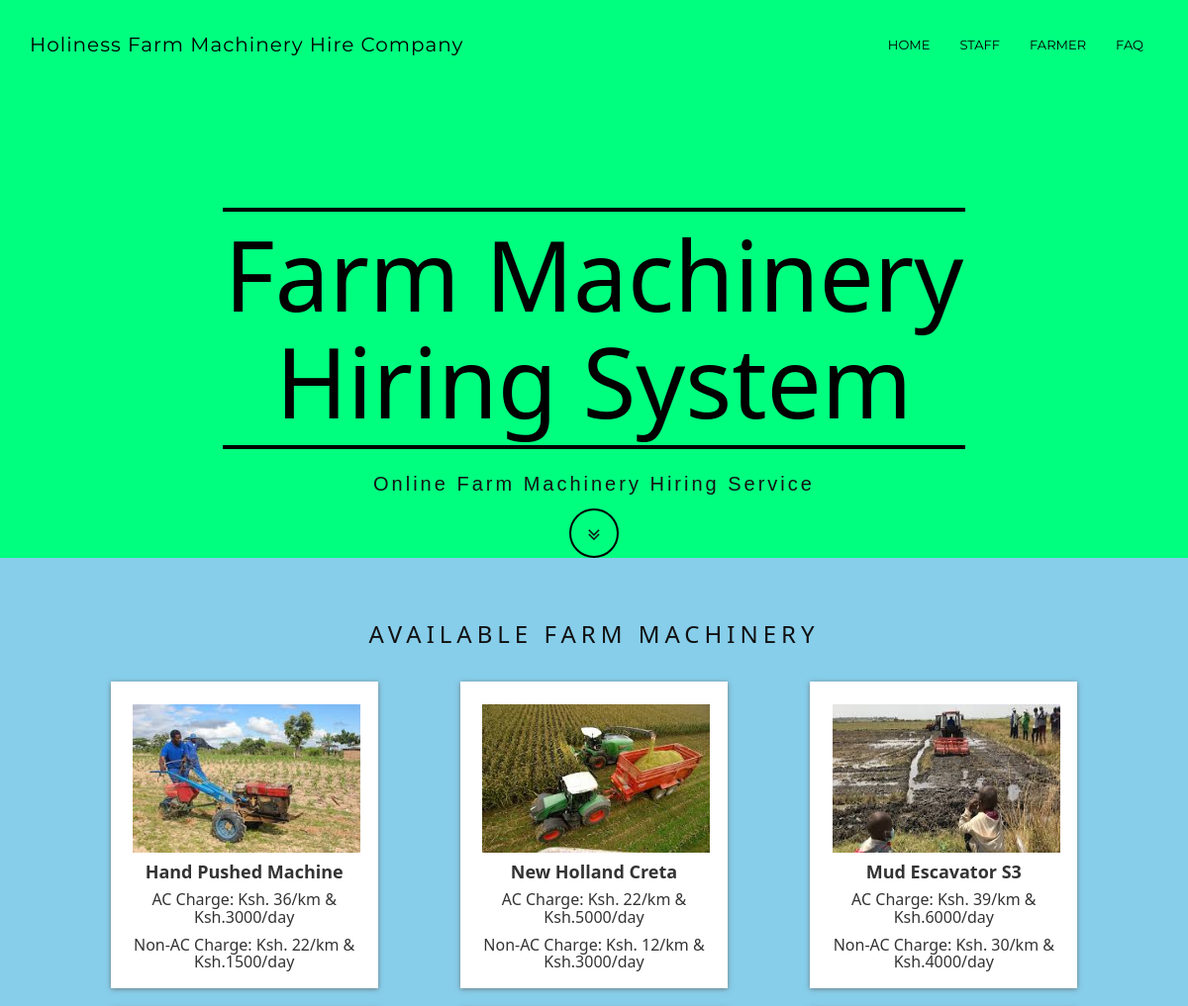
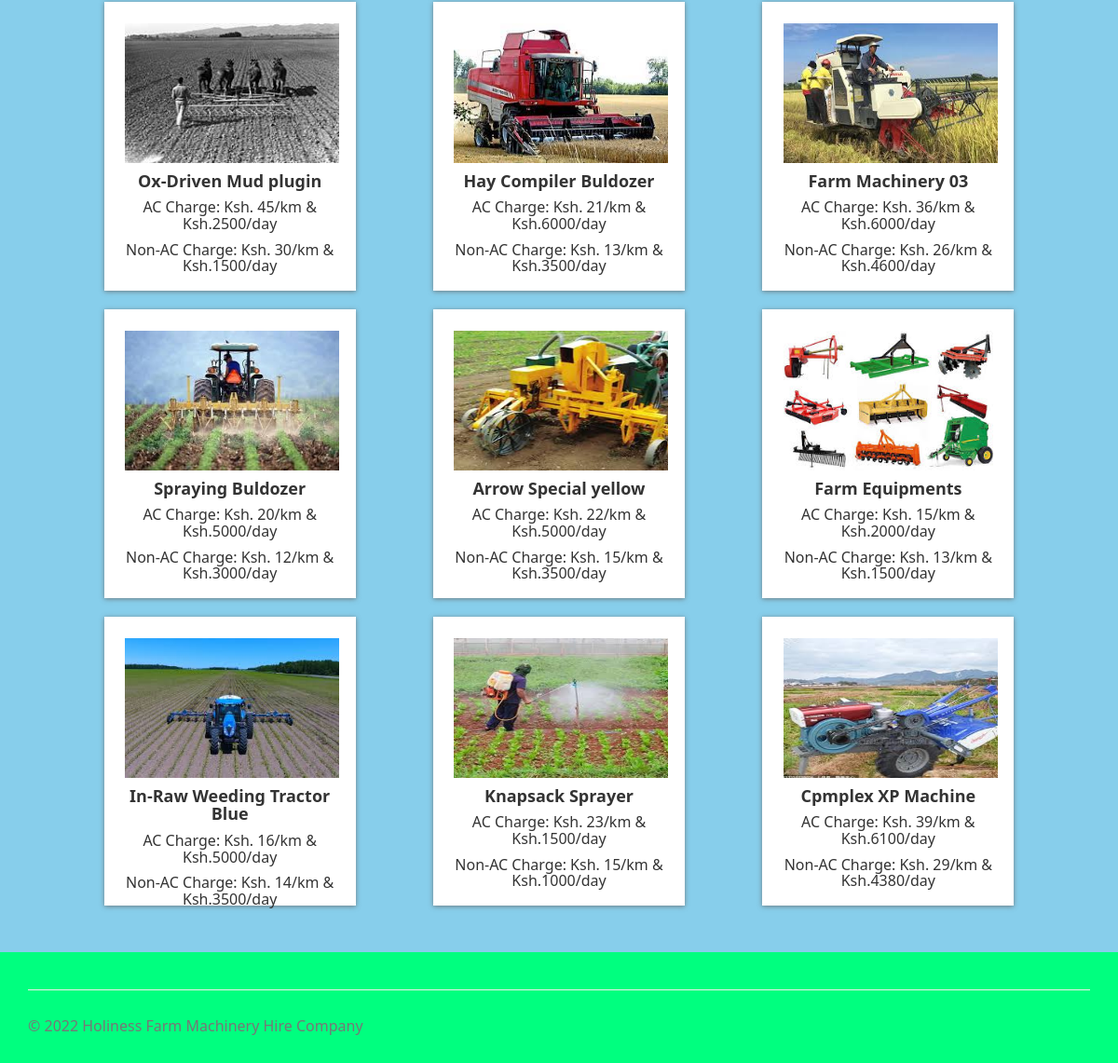
The page / on the database its author committed (2 pictures, top to bottom).
### tables this page shows
CREATE TABLE `machinery` (
  `car_id` int(20) NOT NULL,
  `car_name` varchar(50) NOT NULL,
  `car_nameplate` varchar(50) NOT NULL,
  `car_img` varchar(50) DEFAULT 'NA',
  `ac_price` float NOT NULL,
  `non_ac_price` float NOT NULL,
  `ac_price_per_day` float NOT NULL,
  `non_ac_price_per_day` float NOT NULL,
  `car_availability` varchar(10) NOT NULL
);

### index.php (the view, shortened to what this page needs)
<!DOCTYPE html>
<html>
<?php
$conn = Connect();
?>
<head>
    <link rel="stylesheet" href="assets/bootstrap/css/bootstrap.min.css">
    <link rel="stylesheet" href="assets/fonts/font-awesome.min.css">
    <link rel="stylesheet" href="assets/css/user.css">
    <link rel="stylesheet" href="assets/w3css/w3.css">
</head>
<body id="page-top" data-spy="scroll" data-target=".navbar-fixed-top" body style="background-color:springgreen;">
    <nav class="navbar navbar-custom navbar-fixed-top" role="navigation" style="color: black">
        <div class="container">
            <div class="navbar-header">
                <a class="navbar-brand page-scroll" href="index.php">
                   Holiness Farm Machinery Hire Company </a>
            </div>
            <?php
                if(isset($_SESSION['login_client'])){
            ?>
            <div class="collapse navbar-collapse navbar-right navbar-main-collapse">
                <ul class="nav navbar-nav">
                    <li>
                        <a href="index.php">Home</a>
                    </li>
                    <li>
                        <a href="#"><span class="glyphicon glyphicon-user"></span> Welcome <?php echo $_SESSION['login_client']; ?></a>
                    </li>
                    <li>
                    <ul class="nav navbar-nav navbar-right">
            <li><a href="#" class="dropdown-toggle active" data-toggle="dropdown" role="button" aria-haspopup="true" aria-expanded="false"><span class="glyphicon glyphicon-user"></span> Control Panel <span class="caret"></span> </a>
                <ul class="dropdown-menu">
              <li> <a href="entercar.php">Add Machinery</a></li>
              <li> <a href="enterdriver.php"> Add Hirer</a></li>
              <li> <a href="clientview.php">View</a></li>
            </ul>
            </li>
          </ul>
                    </li>
                    <li>
                        <a href="logout.php"><span class="glyphicon glyphicon-log-out"></span> Logout</a>
                    </li>
                </ul>
            </div>
            <?php
            }
                else {
            ?>
            <div class="collapse navbar-collapse navbar-right navbar-main-collapse">
                <ul class="nav navbar-nav">
                    <li>
                        <a href="index.php">Home</a>
                    </li>
                    <li>
                        <a href="clientlogin.php">Staff</a>
                    </li>
                    <li>
                        <a href="customerlogin.php">Farmer</a>
                    </li>
                    <li>
                        <a href="faq/index.php"> FAQ </a>
                    </li>
                </ul>
            </div>
                <?php   }
                ?>
        </div>
    </nav>
    <div class="bgimg-">
        <header class="intro">
            <div class="intro-body">
                <div class="container">
                    <div class="row">
                        <div class="col-md-8 col-md-offset-2">
                            <h1 class="brand-heading" style="color: black">Farm Machinery Hiring System</h1>
                            <p class="intro-text">
                                Online Farm Machinery Hiring Service
                            </p>
                            <a href="#sec2" class="btn btn-circle page-scroll blink">
                                <i class="fa fa-angle-double-down animated"></i>
                            </a>
                        </div>
                    </div>
                </div>
            </div>
        </header>
    </div>
    <div id="sec2" style="color: #777;background-color:skyblue;text-align:center;padding:50px 80px;text-align: justify;">
        <h3 style="text-align:center;">Available Farm Machinery</h3>
<br>
        <section class="menu-content">
            <?php
            $sql1 = "SELECT * FROM machinery WHERE car_availability='yes'";
            $result1 = mysqli_query($conn,$sql1);
            if(mysqli_num_rows($result1) > 0) {
                while($row1 = mysqli_fetch_assoc($result1)){
                    $car_id = $row1["car_id"];
                    $car_name = $row1["car_name"];
                    $ac_price = $row1["ac_price"];
                    $ac_price_per_day = $row1["ac_price_per_day"];
                    $non_ac_price = $row1["non_ac_price"];
                    $non_ac_price_per_day = $row1["non_ac_price_per_day"];
                    $car_img = $row1["car_img"];
                    ?>
            <a href="booking.php?id=<?php echo($car_id) ?>">
            <div class="sub-menu">
            <img class="card-img-top" src="<?php echo $car_img; ?>" alt="Card image cap">
            <h5><b> <?php echo $car_name; ?> </b></h5>
            <h6> AC Charge: <?php echo ("Ksh. " . $ac_price . "/km & Ksh." . $ac_price_per_day . "/day"); ?></h6>
            <h6> Non-AC Charge: <?php echo ("Ksh. " . $non_ac_price . "/km & Ksh." . $non_ac_price_per_day . "/day"); ?></h6>
            </div>
            </a>
            <?php }}
            else {
                ?>
<h1> No Farm Machinery available :( </h1>
                <?php
            }
            ?>
        </section>
    </div>
    <div class="bgimg-">
        <div class="caption">
            <span class="border" style="background-color:transparent;font-size:25px;color: #f7f7f7;"></span>
        </div>
    </div>
    <footer class="site-footer">
        <div class="container">
            <hr>
            <div class="row">
                <div class="col-sm-6">
                    <h5>© <?php echo date("Y"); ?> Holiness Farm Machinery Hire Company</h5>
                </div>
            </div>
        </div>
    </footer>
</body>
</html>

### assets/css/user.css (style rules this page uses)
body, html { height: 100%; margin: 0; font: 400 15px/1.8 "Lato", sans-serif; color: #777; }
blink, .blink { animation: blinker 2s linear infinite; }
.navbar-custom { margin-bottom: 0; border-bottom: 1px solid rgba(255, 255, 255, 0.3); text-transform: uppercase; font-family: Montserrat, "Helvetica Neue", Helvetica, Arial, sans-serif; background-color: white; }
.navbar-custom .navbar-brand { font-size: 20px; text-transform: none; letter-spacing: 1px; }
.navbar-custom .nav li a { -webkit-transition: background 0.3s ease-in-out; -moz-transition: background 0.3s ease-in-out; transition: background 0.3s ease-in-out; }
@media (min-width: 768px) { .navbar-custom { padding: 20px 0; border-bottom: 0; font-size: 13px; background: 0 0; -webkit-transition: background 0.5s ease-in-out, padding 0.5s ease-in-out; -moz-transition: background 0.5s ease-in-out, padding 0.5s ease-in-out; transition: background 0.5s ease-in-out, padding 0.5s ease-in-out; } }
.intro { display: table; width: 100%; height: auto; padding: 100px 0 100px 0; text-align: center; color: rgb(19, 19, 19); -webkit-background-size: cover; -moz-background-size: cover; background-size: cover; -o-background-size: cover; }
.intro .intro-body { display: table-cell; vertical-align: middle; padding-top: 10%; }
.intro .intro-body .brand-heading { font-size: 40px; }
.intro .intro-body .intro-text { font-size: 18px; }
@media (min-width: 768px) { .intro { height: 100%; padding: 0; } }
@media (min-width: 768px) { .intro .intro-body .brand-heading { font-size: 98px; margin-top: 90px; margin-bottom: 20px; border-top: 4px solid rgb(0, 0, 0); border-bottom: 4px solid rgb(0, 0, 0); display: inline-block; padding: 10px 0; } }
@media (min-width: 768px) { .intro .intro-body .intro-text { font-size: 20px; font-weight: 300; letter-spacing: 3px; } }
.btn-circle { width: 50px; height: 50px; line-height: 33px; text-align: center; border: 2px solid rgb(0, 0, 0); border-radius: 100% !important; font-size: 20px; color: rgb(19, 19, 19); background: 0 0; -webkit-transition: background 0.3s ease-in-out; -moz-transition: background 0.3s ease-in-out; transition: background 0.3s ease-in-out; }
.btn-circle i.animated { -webkit-transition-property: -webkit-transform; -webkit-transition-duration: 1s; -moz-transition-property: -moz-transform; -moz-transition-duration: 1s; }
.caption { position: absolute; left: 0; top: 50%; width: 100%; text-align: center; color: #000; }
.caption span.border { background-color: #111; color: #fff; padding: 18px; font-size: 25px; letter-spacing: 10px; }
h3 { letter-spacing: 5px; text-transform: uppercase; font: 20px "Lato", sans-serif; color: #111; }
.site-footer { padding: 20px 0; text-align: center; }
@media (min-width: 768px) { .site-footer h5 { text-align: left; } }
.site-footer h5 { color: inherit; font-size: 16px; }
.menu-content { display: grid; grid-gap: 20px; grid-template-columns: repeat(auto-fit, minmax(250px, 1fr)); justify-items: center; }
.sub-menu { background: #fff; box-shadow: 0 1px 5px rgba(104, 104, 104, 0.8); width: 270px; height: 310px; padding: 1.5rem; text-align: center; }
.card-img-top { max-height: 150px; max-width: 230px; min-height: 150px; min-width: 230px; z-index: 0; }

### assets/w3css/w3.css (style rules this page uses)
*,*:before,*:after { box-sizing:inherit }
html { -ms-text-size-adjust:100%;-webkit-text-size-adjust:100% }
body { margin:0 }
article,aside,details,figcaption,figure,footer,header,main,menu,nav,section,summary { display:block }
a { background-color:transparent;-webkit-text-decoration-skip:objects }
img { border-style:none }
hr { box-sizing:content-box;height:0;overflow:visible }
html,body { font-family:Verdana,sans-serif;font-size:15px;line-height:1.5 }
html { overflow-x:hidden }
h1 { font-size:36px }
h3 { font-size:24px }
h5 { font-size:18px }
h6 { font-size:16px }
h1,h2,h3,h4,h5,h6 { font-family:"Segoe UI",Arial,sans-serif;font-weight:400;margin:10px 0 }
hr { border:0;border-top:1px solid #eee;margin:20px 0 }
img { vertical-align:middle }
a { color:inherit }

### rows shown on the page
machinery: car_img (picture), car_name "Hand Pushed Machine", ac_price "36", ac_price_per_day "3000", non_ac_price "22", non_ac_price_per_day "1500"
machinery: car_img (picture), car_name "New Holland Creta", ac_price "22", ac_price_per_day "5000", non_ac_price "12", non_ac_price_per_day "3000"
machinery: car_img (picture), car_name "Mud Escavator S3", ac_price "39", ac_price_per_day "6000", non_ac_price "30", non_ac_price_per_day "4000"
machinery: car_img (picture), car_name "Ox-Driven Mud plugin", ac_price "45", ac_price_per_day "2500", non_ac_price "30", non_ac_price_per_day "1500"
machinery: car_img (picture), car_name "Hay Compiler Buldozer", ac_price "21", ac_price_per_day "6000", non_ac_price "13", non_ac_price_per_day "3500"
machinery: car_img (picture), car_name "Farm Machinery 03", ac_price "36", ac_price_per_day "6000", non_ac_price "26", non_ac_price_per_day "4600"
machinery: car_img (picture), car_name "Spraying Buldozer", ac_price "20", ac_price_per_day "5000", non_ac_price "12", non_ac_price_per_day "3000"
machinery: car_img (picture), car_name "Arrow Special yellow", ac_price "22", ac_price_per_day "5000", non_ac_price "15", non_ac_price_per_day "3500"
machinery: car_img (picture), car_name "Farm Equipments", ac_price "15", ac_price_per_day "2000", non_ac_price "13", non_ac_price_per_day "1500"
machinery: car_img (picture), car_name "In-Raw Weeding Tractor Blue", ac_price "16", ac_price_per_day "5000", non_ac_price "14", non_ac_price_per_day "3500"
machinery: car_img (picture), car_name "Knapsack Sprayer", ac_price "23", ac_price_per_day "1500", non_ac_price "15", non_ac_price_per_day "1000"
machinery: car_img (picture), car_name "Cpmplex XP Machine", ac_price "39", ac_price_per_day "6100", non_ac_price "29", non_ac_price_per_day "4380"
